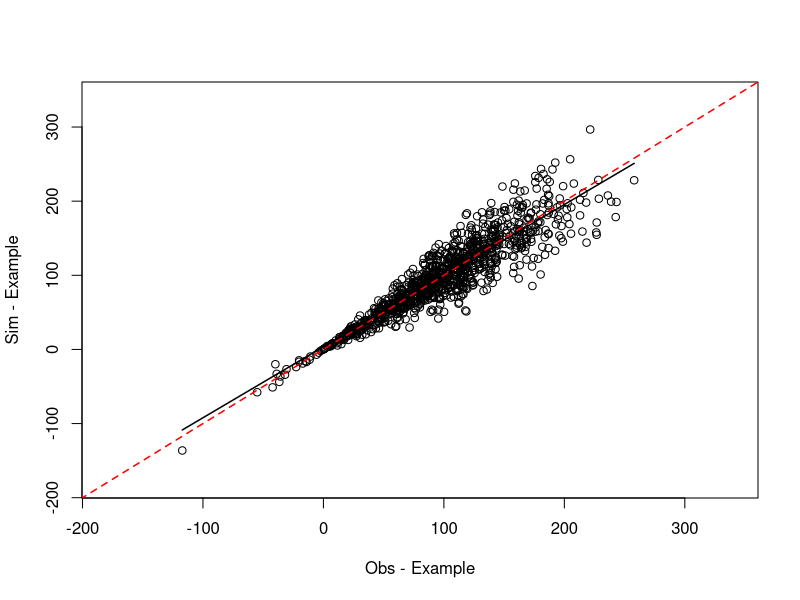
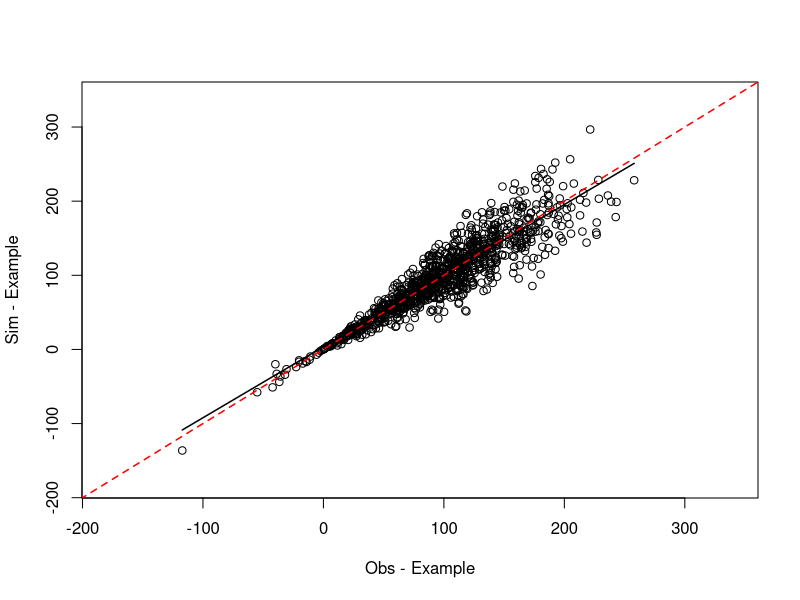

Reproduce these figures in R, in order.
# Model Performance -------------------------------------------------------

mperf     = function(sim,obs,vnam,dchart,outidx){
  
  #--------------------------------------------------#
  #------------- Performance function ---------------#
  #--- Compute statistical indexes of performance ---#
  #--------------------------------------------------#
  #
  # Decription:
  # sim     - Simulated values          [Real]
  # obs     - Observed values           [Real]
  # vnam    - Name of variable          [String]
  # dchart  - Display Chart?            [T or F]
  # outidx  - Output peformance indexes [List]
  # 
  # Murilo Vianna
  # source: https://github.com/Murilodsv/R-scripts/blob/master/mperf.r
  #
  # Literature: 
  # Brun, F., Wallach, D., Makowski, D., & Jones, J. W. (2006). 
  # Working with dynamic crop models: evaluation, analysis, 
  # parameterization, and applications. Elsevier.
  #--------------------------------------------------#
  
  if(missing(sim)){stop("Missing sim argument")}
  if(missing(obs)){stop("Missing obs argument")}
  if(missing(dchart)){dchart = T}
  if(missing(outidx)){outidx = c("bias","mse","rmse","mae","rrmse","rmae","ef","r","r2","d","cc","a","b","mi.sim","sd.sim","cv.sim","mi.obs","sd.obs","cv.obs","n")}
  if(missing(vnam)){
    warning("Missing vnam argument: vnam set to none.")
    vnam = ""
  }
  
  #--- all outputs
  if(outidx[1] == "all"){outidx = c("bias","mse","rmse","mae","rrmse","rmae","ef","r","r2","d","cc","a","b","mi.sim","sd.sim","cv.sim","mi.obs","sd.obs","cv.obs","n")}
  
  #--- Check Input data
  sim = as.numeric(sim)
  obs = as.numeric(obs)
  
  if(length(sim) != length(obs)){stop("Vector length of Simulated and Observed do not match.")}
  if(length(sim[is.na(sim)]) > 0 |  length(obs[is.na(obs)]) > 0){
    
    #--- remove NA values
    df_so = na.omit(data.frame(sim,obs))
    sim = df_so$sim
    obs = df_so$obs
    warning("NA values ignored in Simulated or Observed data")
  }
  
  #--- Statistical indexes
  n     = length(obs)
  mi.sim= mean(sim)
  mi.obs= mean(obs)
  fit   = lm(sim~obs)
  bias  = (1/n) * sum(sim-obs)
  mse   = (1/n) * sum((sim-obs)^2)
  rmse  = sqrt(mse)
  mae   = (1/n) * sum(abs(sim-obs))
  rrmse = rmse / mean(obs)
  rmae  = (1/length(obs[obs>0])) * sum(abs(sim[obs>0]-obs[obs>0])/abs(obs[obs>0]))
  ef    = 1 - (sum((sim-obs)^2) / sum((obs-mean(obs))^2))
  r     = sum((obs-mean(obs))*(sim-mean(sim)))/sqrt(sum((obs-mean(obs))^2)*sum((sim-mean(sim))^2))
  r2    = r^2
  d     = 1 - (sum((sim-obs)^2) / sum((abs(sim-mean(obs))+abs(obs-mean(obs)))^2))
  if(length(unique(sim)) > 1){
    a     = fit$coefficients[1]
    b     = fit$coefficients[2]
    if(any(is.na(c(a,b)))){
      outidx = outidx[outidx != "a" & outidx != "b"]
    }
  }else{
    outidx = outidx[outidx != "a" & outidx != "b"]
    a = NA
    b = NA
  }
  
  sigma.obs.sim = (1 / n) * sum((obs - mi.obs) * (sim - mi.sim))
  sigma.obs.2   = (1 / n) * sum((obs - mi.obs) ^ 2)
  sigma.sim.2   = (1 / n) * sum((sim - mi.sim) ^ 2)
  cc    = (2 * sigma.obs.sim) / (sigma.obs.2 + sigma.sim.2 + (mi.sim - mi.obs)^2)
  
  sd.obs = sd(obs)
  sd.sim = sd(sim)
  cv.obs = sd.obs / mi.obs
  cv.sim = sd.sim / mi.sim
  
  if(dchart){
    #--- Chart Sim ~ Obs
    varlab = vnam 
    
    mindt = min(obs,sim)
    maxdt = max(obs,sim)
    #--- Ploting limits 
    pllim = c(mindt-0.1*(maxdt-mindt),maxdt+0.1*(maxdt-mindt))
    xx = seq(min(obs),max(obs),length = (max(obs)-min(obs))*1000)
    z = summary(fit)
    
    plot(sim~obs,
         ylab = paste("Sim - ",varlab,sep = ""),
         xlab = paste("Obs - ",varlab,sep = ""),
         ylim = pllim,
         xlim = pllim)
    
    lines(xx, predict(fit, data.frame(obs=xx)),
          col = "black",
          lty = 1,
          lwd = 1.5)
    
    l11 = seq(pllim[1]-0.5*(maxdt-mindt), pllim[2] + 0.5 * (maxdt-mindt),length = 1000)
    
    lines(l11*1~l11,
          col = "red",
          lty = 2,
          lwd = 1.5)
  }
  
  perf = data.frame(model = vnam,
                    bias,
                    mse,
                    rmse,
                    mae,
                    rrmse,
                    rmae,
                    ef,
                    r,
                    r2,
                    d,
                    cc,
                    a,
                    b,
                    mi.sim,
                    sd.sim,
                    cv.sim,
                    mi.obs,
                    sd.obs,
                    cv.obs,
                    n)
  
  rownames(perf) = c()
  
  return(perf[,c("model",outidx)])
  
}

#--- Usage Example:

#--- For a the given observed and simulated values
obs = rnorm(1000,100,50)
sim = obs * rnorm(1000,1,0.2)

#--- Compute performance for "Example" ("rmse" "bias" and "r2"), plot chart = T, 
performance = mperf(sim,obs,"Example",T,c("rmse","bias","r2"))

performance

#--- Compute performance for "Example" using all index outputs, 
performance = mperf(sim,obs,"Example",T,"all")

performance

